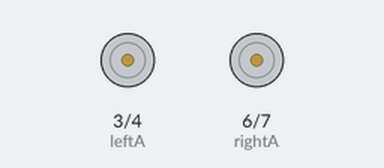
The sketch below on a simulated Arduino Uno, built with avr-gcc and run on an emulated ATmega328P. On the bench: motor-driver pin pairs drawn as motors (green arrow = first pin HIGH = forward, orange = second pin HIGH = backward, longer = more drive).

Above: at 0.1 s.
At 8.6 s:
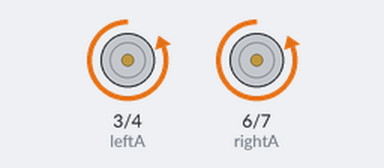
At 34.1 s:
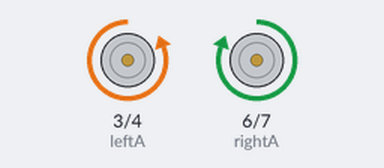
At 37.6 s:
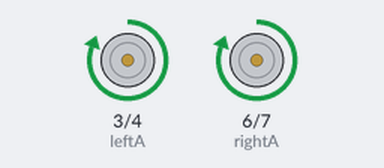
Timing chart, 0 to 40.0 s (numbered marks = the images above):
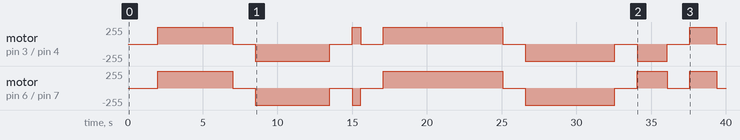

The sketch:

Milestone__2_V_Pattern.ino
```cpp
/* Megan Keeler and Alex Stein
 *  Milestone 2 :  Matthew Stein, Mechatronics, Fall 2015
 *  Task: The challenge this week is to program the robots to navigate the playfield.  To complete this task, the robot must touch both the left far side of the wall and the right far side of the wall.
 */

// constants won't change. Used here to
// set pin numbers:
const int leftA =  3;      // Left Motor A pin
const int leftB =  4;      // Left Motor B pin
const int rightA =  6;      // Right Motor A pin
const int rightB =  7;      // Right Motor B pin
// Variables will change:
int motorState = 0;             //setting the motorState variable to 0.
long previousMillis = 0;       //start time for each state

// the follow variables is a long because the time, measured in miliseconds,
// will quickly become a bigger number than can be stored in an int.
long interval = 2000;           // interval at which to change

void setup() {
  // set the digital pin as output:
  pinMode(leftA, OUTPUT);
  pinMode(leftB, OUTPUT);
  pinMode(rightA, OUTPUT);
  pinMode(rightB, OUTPUT);
}

void loop()
{
  // here is where you'd put code that needs to be running all the time.

  // check to see if it's time to change state; that is, if the
  // difference between the current time and last time you changed
  // state is bigger than the interval
  unsigned long currentMillis = millis();

  if(currentMillis - previousMillis > interval) {
    // save the last time changed state
    previousMillis = currentMillis;


    // Every interval change state
    if (motorState == 0) {
      platformForward();
      motorState = 1;
      interval = 5000;

    } else if (motorState == 1){
      platformStop();
      motorState = 2;
      interval = 1500;

    } else if (motorState == 2) {
     platformBackward();
     motorState = 3;
     interval = 5000;

    } else if (motorState == 3){
      platformStop();
      motorState = 4;
      interval = 1500;

    } else if (motorState == 4) {
      platformSpinRight();
    motorState = 5;
    interval = 550;

    } else if (motorState == 5){
      platformStop();
      motorState = 6;
      interval = 1500;

    } else if (motorState == 6) {
      platformForward();
    motorState = 7;
    interval = 8000;

    } else if (motorState == 7){
      platformStop();
      motorState = 8;
      interval = 1500;

     } else if (motorState == 8){
      platformBackward();
      motorState = 9;
      interval = 6000;

     } else if (motorState == 9){
      platformStop();
      motorState = 10;
      interval = 1500;

     } else if (motorState == 10){
      platformSpinLeft();
      motorState = 11;
      interval = 2000;

     } else if (motorState == 11){
      platformStop();
      motorState = 12;
      interval = 1500;

     } else if (motorState == 12){
      platformForward();
      motorState = 13;
      interval = 1800;

     } else if (motorState == 13){
      platformStop();
      motorState = 14;
      interval = 1500;

     }


  }
}
void platformForward()
{
  leftForward();
  rightForward();
}
void platformBackward()
{
  leftBackward();
  rightBackward();
}
void platformStop()
{
  leftStop();
  rightStop();
}
void platformSpinLeft()
{
  leftBackward();
  rightForward();
}
void platformSpinRight()
{
  rightBackward();
  leftForward();
}
//left
void leftForward()
{
      digitalWrite(leftA, HIGH);
      digitalWrite(leftB, LOW);
}
void leftBackward()
{
      digitalWrite(leftA, LOW);
      digitalWrite(leftB, HIGH);
}

void leftStop()
{
      digitalWrite(leftA, LOW);
      digitalWrite(leftB, LOW);
}
//right
void rightForward()
{
      digitalWrite(rightA, HIGH);
      digitalWrite(rightB, LOW);
}
void rightBackward()
{
      digitalWrite(rightA, LOW);
      digitalWrite(rightB, HIGH);
}

void rightStop()
{
      digitalWrite(rightA, LOW);
      digitalWrite(rightB, LOW);
}
```

Measured:
- by itself, motor on pin 3 (leftA) / pin 4 (leftB): stopped → forward 255/255 at 2.0 s, → stopped 5.0 s later, → backward 255/255 1.5 s later, → stopped 5.0 s later, … (14 changes in this stretch)
- by itself, motor on pin 6 (rightA) / pin 7 (rightB): stopped → forward 255/255 at 2.0 s, → stopped 5.0 s later, → backward 255/255 1.5 s later, → stopped 5.0 s later, … (14 changes in this stretch)
